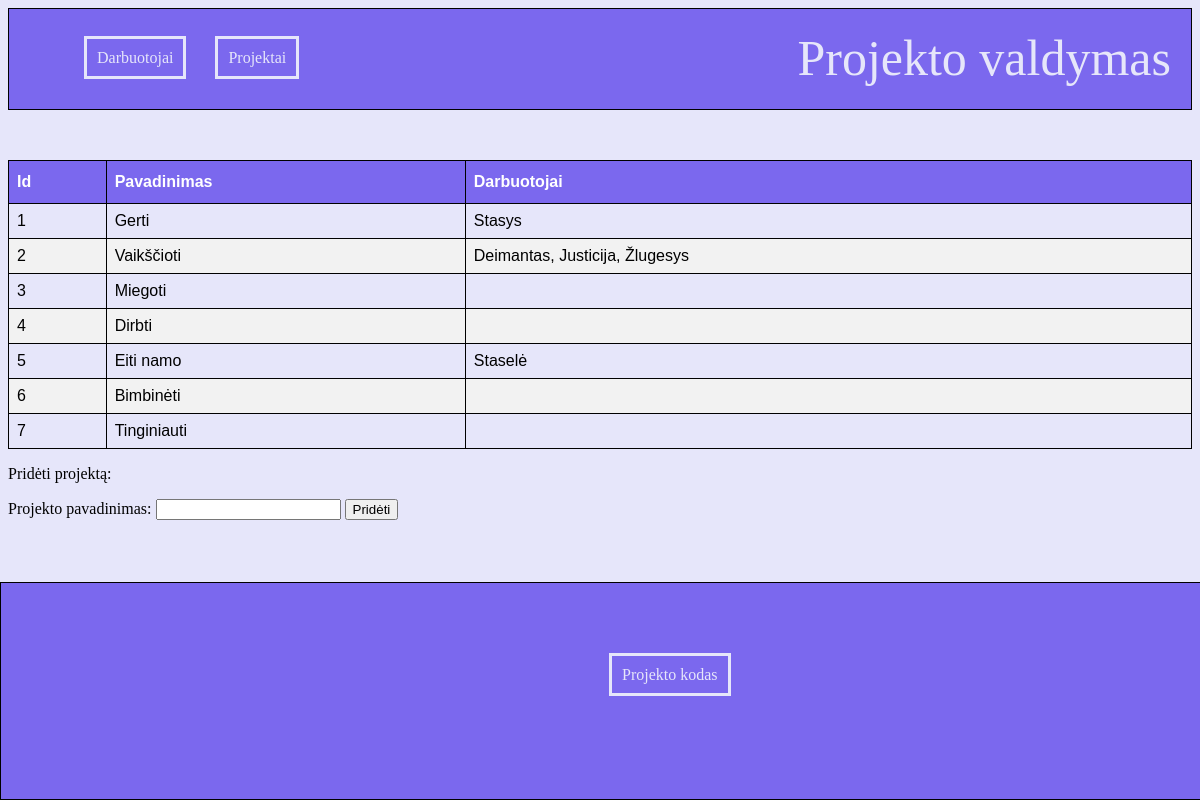
Page /?path=Projektai on the committed database.
### tables this page shows
CREATE TABLE `projektai` (
  `projectID` int(11) NOT NULL,
  `projectName` varchar(45) DEFAULT NULL,
  PRIMARY KEY (`projectID`)
);

### index.php (the view, shortened to what this page needs)
<!DOCTYPE html>
<html lang="en">
<head>
    <link rel="stylesheet" type="text/css" href="style.css">
</head>
<body>
<?php
    require_once "connect.php";
?>
    <div class="up">
                <div class="links">
                        <a href="./?path=Darbuotojai">Darbuotojai</a>
                        <a href="./?path=Projektai">Projektai</a>
                </div>
                <div class="name">Projekto valdymas</div>
    </div>
<?php
$path = $_GET['path'];
if($path == 'Darbuotojai'){
    $sql = "SELECT id, Vardas, projectName FROM darbuotojai
    LEFT JOIN projektai ON darbuotojai.projectID = projektai.projectID
    ORDER BY id";
    $result = mysqli_query($conn, $sql);
    if(mysqli_num_rows($result) > 0) {
    ?>
    <?php
        print('<table id="table">');
        print('<thead>');
        print('<tr><th>Id</th><th>Vardas</th><th>Projektai</th><tr>');
        print('</thead><tbody>');
        while($row = mysqli_fetch_assoc($result)) {
        print('<tr><td>' . $row["id"] . '</td><td>' . $row["Vardas"]. '</td><td>' . $row["projectName"].   '</td></tr>');
        '<td>' . '<a href="?action=delete&id='  . $row['id'] . '"><button>DELETE</button></a>';
        }
        print('</tbody></table>');
?>
    <?php
        while($row = mysqli_fetch_assoc($result)) {
    ?>
     <?php
        }
    } else{
        echo "0 results";
    }
    ?>
    <div class="container">
        <p>Pridėk darbuotoją:</p>
        <form class="form-inline m-2" action="createWorker.php" method="POST">
                <label for="name">Vardas:</label>
                <input type="text" class="form-control m-2" id="name" name="name">
                <!-- <label for="score">Projekto ID:</label>
                <input type="number" class="form-control m-2" id="projektoID" name="projektoID""> -->
                <button type="submit" class="btn btn-primary">Pridėti</button>
        </form>
    </div>
    <?php
} else if($path == 'Projektai') {
    $sql = "SELECT group_concat(darbuotojai.Vardas SEPARATOR ', ') AS 'darbuotojai projekte', projektai.projectID, projektai.projectName
            FROM projektai
            LEFT JOIN darbuotojai ON darbuotojai.projectID = projektai.projectID
            GROUP BY projectID, projectName";
    $result = mysqli_query($conn, $sql);
    if (mysqli_num_rows($result) > 0) {
        ?>
        <?php
    if (mysqli_num_rows($result) > 0) {
        print('<table id="table">');
        print('<thead>');
        print('<tr><th>Id</th><th>Pavadinimas</th><th>Darbuotojai</th>');
        print('</thead><tbody>');
        while($row = mysqli_fetch_assoc($result)) {
        print('<tr><td>' . $row["projectID"] . '</td><td>' . $row["projectName"]. '</td><td>' . $row["darbuotojai projekte"]. '</td></tr>');
        }
        print('</tbody></table>');
    } else {
        echo "0 results";
    }
?>
        <div class="container">
        <p>Pridėti projektą:</p>
        <form class="form-inline m-2" action="createProject.php" method="POST">
                <label for="projektas">Projekto pavadinimas:</label>
                <input type="text" class="form-control m-2" id="projektas" name="projektas">
                <button type="submit" class="btn btn-primary">Pridėti</button>
        </form>
    </div>
        <?php
    } else {
        echo "0 results";
    }
} else {
    echo("<h2>PASIRINKITE KĄ NORITE MATYTI</h2>");
}
?>
<div class="footer">
  <p><a href="https://github.com/justasga">Projekto kodas</a></p>
</div>
</body>
</html>

### style.css (style rules this page uses)
body { background-color: #E6E6FA; }
#table { font-family: Arial, Helvetica, sans-serif; border-collapse: collapse; width: 100%; }
#table td, #table th { border: 1px solid black; padding: 8px; }
#table tr:nth-child(even) { background-color: #f2f2f2; }
#table th { padding-top: 12px; padding-bottom: 12px; text-align: left; background-color: #7B68EE; color: white; }
.name { float: right; color:#E6E6FA; margin-right: 20px; font-size: 50px; margin-top: 20px; }
.up { background-color: #7B68EE; height: 100px; margin-bottom: 50px; border: 1px solid black; }
.links { position: absolute; margin-top: 40px; margin-left: 50px; }
a { color:#E6E6FA; text-decoration: none; padding: 10px; border: solid #E6E6FA; margin-top: 50px; margin-left: 25px; }
.footer { min-height: 200px; background-color: #7B68EE; text-align: center; position: fixed; left: 0; bottom: 0; width: 100%; border: 1px solid black; padding: 8px; padding-left: 8px; }
.footer > p { border: none; justify-content: center; position: absolute; top: 50%; left: 50%; margin: -25px 0 0 -25px; }

### rows in the picture
projektai: projectID "1", projectName "Gerti", darbuotojai "Stasys"
projektai: projectID "2", projectName "Vaikščioti", darbuotojai "Deimantas, Justicija, Žlugesys"
projektai: projectID "3", projectName "Miegoti"
projektai: projectID "4", projectName "Dirbti"
projektai: projectID "5", projectName "Eiti namo", darbuotojai "Staselė"
projektai: projectID "6", projectName "Bimbinėti"
projektai: projectID "7", projectName "Tinginiauti"
